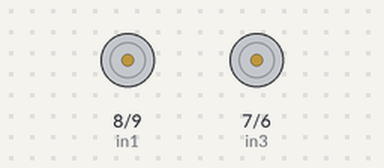
Recording of a sketch running on a simulated Arduino Uno, built with avr-gcc and run on an emulated ATmega328P. Shown: motor-driver pin pairs drawn as motors (green arrow = first pin HIGH = forward, orange = second pin HIGH = backward, longer = more drive, scaled by the enable pin).

Above: at 0.5 s.
At 1.15 s:
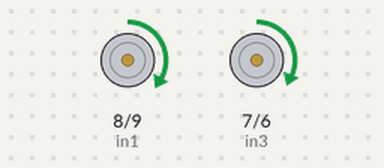
At 1.83 s:
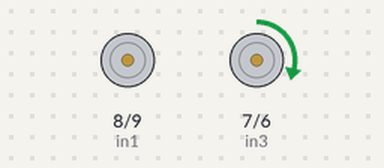
At 2.3 s:
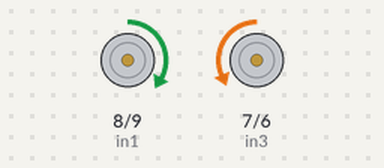
Timing chart, 0 to 3.0 s (numbered marks = the images above):
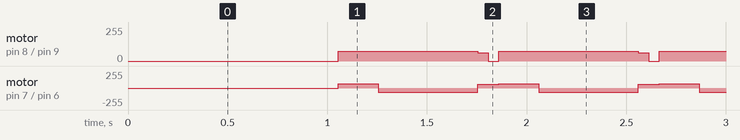

Measured:
- by itself, motor on pin 8 (in1) / pin 9 (in2): repeats every 0.81 s: forward 63/255 0.05 s, stopped 0.05 s, forward 73/255 0.70 s
- by itself, motor on pin 7 (in3) / pin 6 (in4): repeats every 0.81 s: backward 67/255 0.50 s, forward 57/255 0.10 s, forward 67/255 0.20 s

The sketch:

line_follow_2.2.ino
```cpp
// connect motor controller pins to Arduino digital pins
// motor one
#include <QTRSensors.h>
QTRSensors qtr;

//[-60,-52,-44,-36,-28,-20,-12,-4,4,12,20,28,36,44,52,60]
// [ -0.60, -0.52, -0.44, -0.36, -0.28, -0.20, -0.12, -0.04, 0.04, 0.12, 0.20, 0.28, 0.36, 0.44, 0.52, 0.60 ]
//-0.60, -0.52, -0.44, -0.40, -0.32, -0.24, -0.18, -0.04, 0.04, 0.18, 0.24, 0.32, 0.40, 0.44, 0.52, 0.60
const uint8_t SensorCount = 16;
float sensorW[16] = { -1.38, -1.12, -0.83, -0.68, -0.56, -0.44, -0.28, -0.12, 0.12, 0.28, 0.44, 0.56, 0.68, 0.83, 1.12, 1.38 };
uint16_t sensorValues[SensorCount];
double weightedVal[SensorCount];
double dVal[SensorCount];
double digital_thres = 500;

double position = 0;
double P, I, D, PID, PreErr = 0;
double offset = 3;
;  //7.5
double motorSpeedA;
double motorSpeedB;
double baseSpeed = 60;
double Kp = 0.6; //1.1
double Kd = 1.6;

int enA = 10;
int in1 = 8;
int in2 = 9;
// motor two
int enB = 5;
int in3 = 7;
int in4 = 6;

void setup()

{
  // set all the motor control pins to outputs
  pinMode(enA, OUTPUT);
  pinMode(enB, OUTPUT);
  pinMode(in1, OUTPUT);
  pinMode(in2, OUTPUT);
  pinMode(in3, OUTPUT);
  pinMode(in4, OUTPUT);

  qtr.setTypeRC();
  qtr.setSensorPins((const uint8_t[]){ 31, 32, 33, 34, 35, 36, 37, 38, 39, 40, 41, 42, 43, 44, 45, 46 }, SensorCount);
  qtr.setEmitterPin(2);

  Serial.begin(9600);

  digitalWrite(in1, LOW);
  digitalWrite(in2, LOW);
  digitalWrite(in3, LOW);
  digitalWrite(in4, LOW);
}

void sensorRead() {
  double weightedSum = 0;
  double actualSum = 0;
  qtr.read(sensorValues);
  for (uint8_t i = 0; i < SensorCount; i++) {
    sensorValues[i] = map(sensorValues[i], 0, 2500, 1000, 0);
    weightedVal[i] = sensorW[i] * sensorValues[i];
    actualSum += sensorValues[i];
    weightedSum += weightedVal[i];
    if(sensorValues[i] > digital_thres){
      dVal[i] = 1;
    }
    else {
      dVal[i] = 0;
    }
   // Serial.print(sensorValues[i]);
  //  Serial.print('\t');
  }
  Serial.println("");

  position = weightedSum / actualSum;
  //Serial.println(position*100);


  delay(50);
}


void PID_control() {
  // Serial.p-rintln("Kp " + String(Kp,4) + "   KI " + String(Ki,4) + "   KD " + String(Kd,4) );
  //Serial.Println(positionLine);
  P = position * 100;
  D = P - PreErr;
  PID = Kp * P + Kd * D;

  PreErr = P;


  double MSpeedA = baseSpeed + offset - PID;  //
  double MSpeedB = baseSpeed - offset + PID;  //offset has been added to balance motor speeds


  // // constraints for speed

  if (MSpeedA > 140) {
    MSpeedA = 140;
  }

  if (MSpeedB > 140) {
    MSpeedB = 140;
  }

  if (MSpeedA < 40) {
    MSpeedA = 40;
  }

  if (MSpeedB < 30) {
    MSpeedB = 30;
  }

  //Serial.println("Position   " + String(position*100) + "  D  " + String(D) +  "  PID  "+ String(PID));
  // Serial.println("A   " + String(MSpeedA-offset)+ "   B   " +String(MSpeedB+offset));
  //enable pwm
  analogWrite(enA, MSpeedA);
  analogWrite(enB, MSpeedB);

  digitalWrite(in1, HIGH);
  digitalWrite(in2, LOW);
  digitalWrite(in3, HIGH);
  digitalWrite(in4, LOW);
  delay(50);
}

void goForward(double forward_delay) {
  // this function will run the motors in
  //both directions at a fixed speed
  // turn on motor A
  digitalWrite(in1, HIGH);
  digitalWrite(in2, LOW);
  // set speed to 200 out of possible range 0~255
  analogWrite(enA, 70 + offset);
  // turn on motor B
  digitalWrite(in3, HIGH);
  digitalWrite(in4, LOW);
  // set speed to 200 out of possible range 0~255
  analogWrite(enB, 70 - offset);
  delay(forward_delay);
  // now change motor directions
}

void TurnRight(double turn_delay){
  digitalWrite(in1, HIGH);
  digitalWrite(in2, LOW);
  // set speed to 200 out of possible range 0~255
  analogWrite(enA, 70 + offset);
  // turn on motor B
  digitalWrite(in3, LOW);
  digitalWrite(in4, HIGH);
  // set speed to 200 out of possible range 0~255
  analogWrite(enB, 70 - offset);
  delay(turn_delay);
  digitalWrite(in1, LOW);
  digitalWrite(in2, LOW);
  digitalWrite(in3, LOW);
  digitalWrite(in4, LOW);

}

void TurnLeft(double turn_delay){
  digitalWrite(in1, LOW);
  digitalWrite(in2, HIGH);
  // set speed to 200 out of possible range 0~255
  analogWrite(enA, 70 + offset);
  // turn on motor B
  digitalWrite(in3, HIGH);
  digitalWrite(in4, LOW);
  // set speed to 200 out of possible range 0~255
  analogWrite(enB, 70 - offset);
  delay(turn_delay);
  digitalWrite(in1, LOW);
  digitalWrite(in2, LOW);
  digitalWrite(in3, LOW);
  digitalWrite(in4, LOW);

}

void loop() {

  delay(1000);
  while (true) {

    sensorRead();
    if(dVal[0] == 1 && dVal[1] == 1 && dVal[2] == 1 && dVal[3] == 1 && dVal[4] == 1 && dVal[5] == 1 && dVal[6] == 1 && dVal[7] == 1){
      goForward(200);  //Turn Right
      TurnRight(500);
    }

    else if (dVal[8] == 1 && dVal[9] == 1 && dVal[10] == 1 && dVal[11] == 1 && dVal[12] == 1&& dVal[13] == 1 && dVal[14] == 1 && dVal[15] == 1){
      goForward(200);  //Turn Right
      TurnLeft(500);

    }

    else if(dVal[0] == 0 && dVal[1] == 0 && dVal[2] == 0 && dVal[3] == 0 && dVal[4] == 0 && dVal[5] == 0 && dVal[6] == 0 && dVal[7] == 0 && dVal[8] == 0 && dVal[9] == 0 && dVal[10] == 0 && dVal[11] == 0 && dVal[12] == 0 && dVal[13] == 0 && dVal[14] == 0 && dVal[15] == 0){
      TurnLeft(100);
      if(dVal[0] == 1 || dVal[1] == 1 || dVal[2] == 1 || dVal[3] == 1 || dVal[4] == 1 || dVal[5] == 1 || dVal[6] == 1 || dVal[7] == 1 || dVal[8] == 1 || dVal[9] == 1 || dVal[10] == 1 || dVal[11] == 1 || dVal[12] == 1 ||dVal[13] == 1 || dVal[14] == 1 || dVal[15] == 1){
        PID_control;
      }
      TurnRight(200);
      if(dVal[0] == 1 || dVal[1] == 1 || dVal[2] == 1 || dVal[3] == 1 || dVal[4] == 1 || dVal[5] == 1 || dVal[6] == 1 || dVal[7] == 1 || dVal[8] == 1 || dVal[9] == 1 || dVal[10] == 1 || dVal[11] == 1 || dVal[12] == 1 ||  dVal[13] == 1 || dVal[14] == 1 || dVal[15] == 1){
        PID_control;
      }

    }

    else;
      PID_control();
    }
    delay(20);
  }
```
